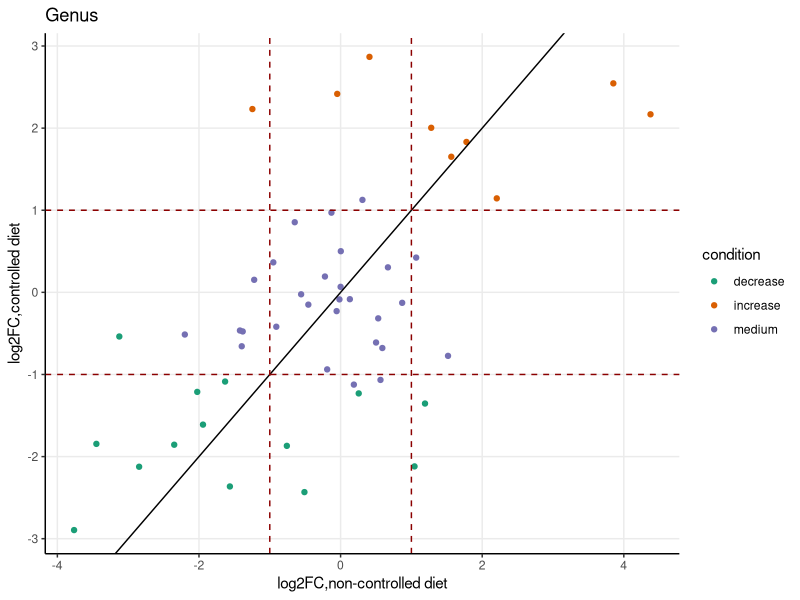

Source code (R):
humanGenus<-read.csv("Genus_log2Human.csv",header =TRUE)
colnames(humanGenus)<-c("number","Genus","foldChangehuman")
mouseGenus<-read.csv("Genus_log2Mouse.csv",header=TRUE)
allGenus<-read.csv("Genus_foldChangeAll.csv",header=TRUE)

humanSpecies<-read.csv("Species_log2Human.csv",header=TRUE)
colnames(humanSpecies)<-c("number","Species","foldChangehuman")
mouseSpecies<-read.csv("Species_log2Mouse.csv",header=TRUE)
allSpecies<-read.csv("Species_foldChangeAll.csv",header=TRUE)

GenusComm<-merge(humanGenus,mouseGenus,by="Genus",all=FALSE)
GenusComm<-merge(GenusComm,allGenus,by="Genus",all=FALSE)
SpeciesComm<-merge(humanSpecies,mouseSpecies,by="Species",all=FALSE)
SpeciesComm<-merge(SpeciesComm,allSpecies,by="Species",all=FALSE)
library(ggplot2)
#g<-ggplot(GenusComm,aes(foldChangemouse,foldChangehuman))+
#  geom_point(aes(col=condition))+
#  #geom_smooth(method="lm",se=FALSE,size=.5,col="darkblue")+
#  geom_abline(slope=1)+
#  theme_classic() +
#  theme( panel.grid.major = element_line() )+  
#  scale_color_brewer(palette = "Dark2")+
#  #theme_minimal()+
#  labs( y='log2FC,controlled diet',x='log2FC,non-controlled diet',title="Genus")

#ggsave("GenusDot.pdf", g,width = 5, height =4 ,limitsize = FALSE)

j<-ggplot(GenusComm,aes(x=foldChangemouse,y=foldChangehuman))+
  geom_point(aes(col=condition,))+
  #geom_smooth(method="lm",se=FALSE,size=.5,col="darkblue")+
  geom_abline(slope=1)+
  theme_classic() +
  theme( panel.grid.major = element_line() )+  
  geom_hline(yintercept = c(1,-1),colour = "darkred", linetype = 2)+
  geom_vline(xintercept = c(1,-1),colour = "darkred", linetype = 2)+
  scale_color_brewer(palette = "Dark2")+
  #theme_minimal()+
  labs( y='log2FC,controlled diet',x='log2FC,non-controlled diet',title="Genus")

ggsave("GenusDot.pdf", j,width = 5, height =4 ,limitsize = FALSE)
